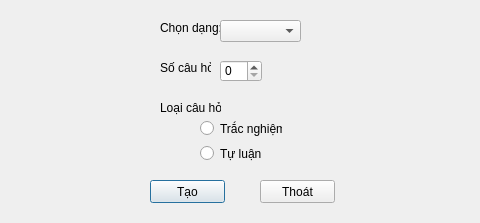
<?xml version="1.0" encoding="UTF-8"?>
<ui version="4.0">
 <class>Dialog</class>
 <widget class="QDialog" name="Dialog">
  <property name="geometry">
   <rect>
    <x>0</x>
    <y>0</y>
    <width>480</width>
    <height>223</height>
   </rect>
  </property>
  <property name="windowTitle">
   <string>Phương trình</string>
  </property>
  <widget class="QLabel" name="lbl_socau">
   <property name="geometry">
    <rect>
     <x>160</x>
     <y>60</y>
     <width>51</width>
     <height>16</height>
    </rect>
   </property>
   <property name="text">
    <string>Số câu hỏi:</string>
   </property>
  </widget>
  <widget class="QPushButton" name="btn_tao">
   <property name="geometry">
    <rect>
     <x>150</x>
     <y>180</y>
     <width>75</width>
     <height>23</height>
    </rect>
   </property>
   <property name="text">
    <string>Tạo</string>
   </property>
  </widget>
  <widget class="QPushButton" name="btn_thoat">
   <property name="geometry">
    <rect>
     <x>260</x>
     <y>180</y>
     <width>75</width>
     <height>23</height>
    </rect>
   </property>
   <property name="text">
    <string>Thoát</string>
   </property>
  </widget>
  <widget class="QSpinBox" name="spin_socau">
   <property name="geometry">
    <rect>
     <x>220</x>
     <y>60</y>
     <width>42</width>
     <height>22</height>
    </rect>
   </property>
   <property name="buttonSymbols">
    <enum>QAbstractSpinBox::UpDownArrows</enum>
   </property>
  </widget>
  <widget class="QLabel" name="lbl_dang">
   <property name="geometry">
    <rect>
     <x>160</x>
     <y>20</y>
     <width>61</width>
     <height>16</height>
    </rect>
   </property>
   <property name="text">
    <string>Chọn dạng:</string>
   </property>
  </widget>
  <widget class="QComboBox" name="cbo_dang">
   <property name="geometry">
    <rect>
     <x>220</x>
     <y>20</y>
     <width>81</width>
     <height>22</height>
    </rect>
   </property>
   <property name="maximumSize">
    <size>
     <width>16777215</width>
     <height>16777215</height>
    </size>
   </property>
   <property name="currentIndex">
    <number>-1</number>
   </property>
  </widget>
  <widget class="QRadioButton" name="radio_tl">
   <property name="geometry">
    <rect>
     <x>200</x>
     <y>145</y>
     <width>82</width>
     <height>17</height>
    </rect>
   </property>
   <property name="text">
    <string>Tự luận</string>
   </property>
  </widget>
  <widget class="QRadioButton" name="radio_tn">
   <property name="geometry">
    <rect>
     <x>200</x>
     <y>120</y>
     <width>82</width>
     <height>17</height>
    </rect>
   </property>
   <property name="text">
    <string>Trắc nghiệm</string>
   </property>
  </widget>
  <widget class="QLabel" name="label">
   <property name="geometry">
    <rect>
     <x>160</x>
     <y>100</y>
     <width>61</width>
     <height>16</height>
    </rect>
   </property>
   <property name="text">
    <string>Loại câu hỏi:</string>
   </property>
  </widget>
 </widget>
 <resources/>
 <connections>
  <connection>
   <sender>btn_thoat</sender>
   <signal>clicked()</signal>
   <receiver>Dialog</receiver>
   <slot>reject()</slot>
   <hints>
    <hint type="sourcelabel">
     <x>266</x>
     <y>142</y>
    </hint>
    <hint type="destinationlabel">
     <x>289</x>
     <y>284</y>
    </hint>
   </hints>
  </connection>
 </connections>
</ui>
